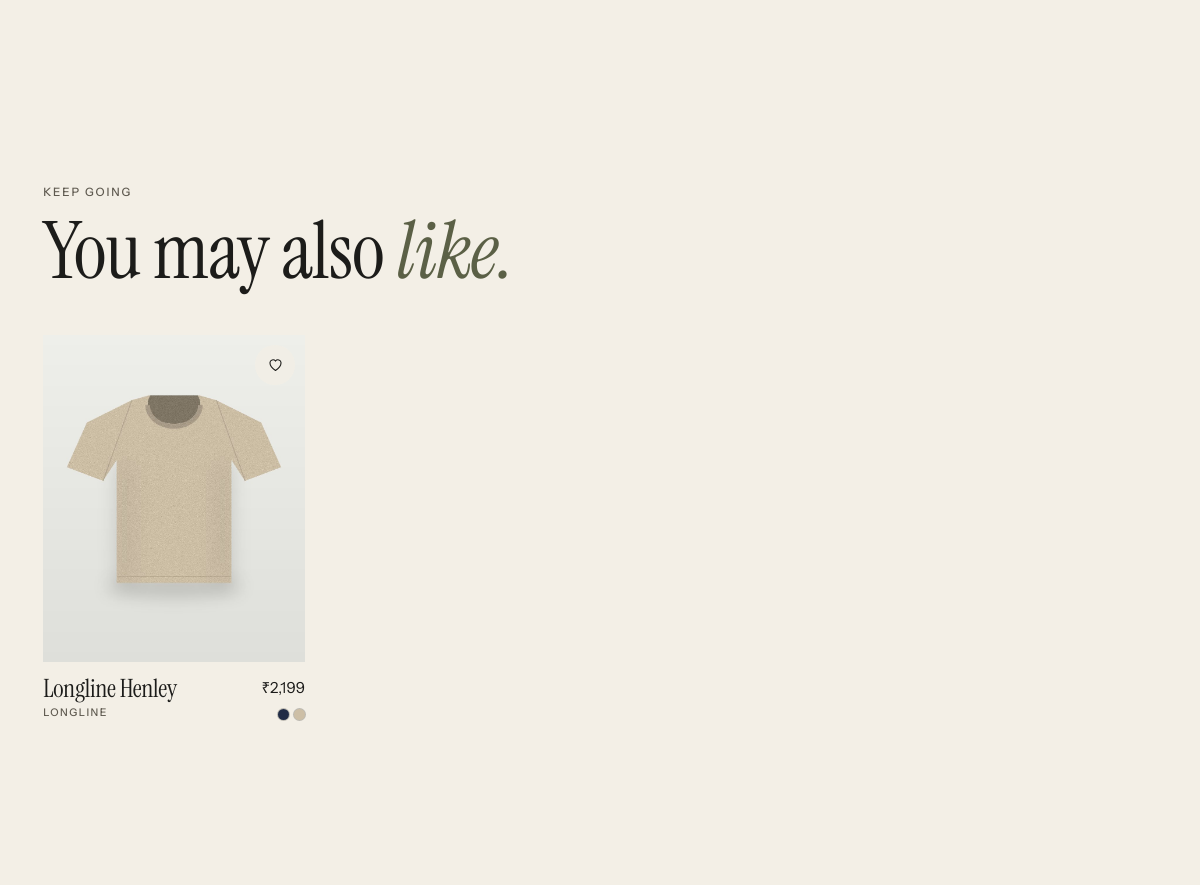
Page /products/longline-tee/ (middle part) on the earlier database version.
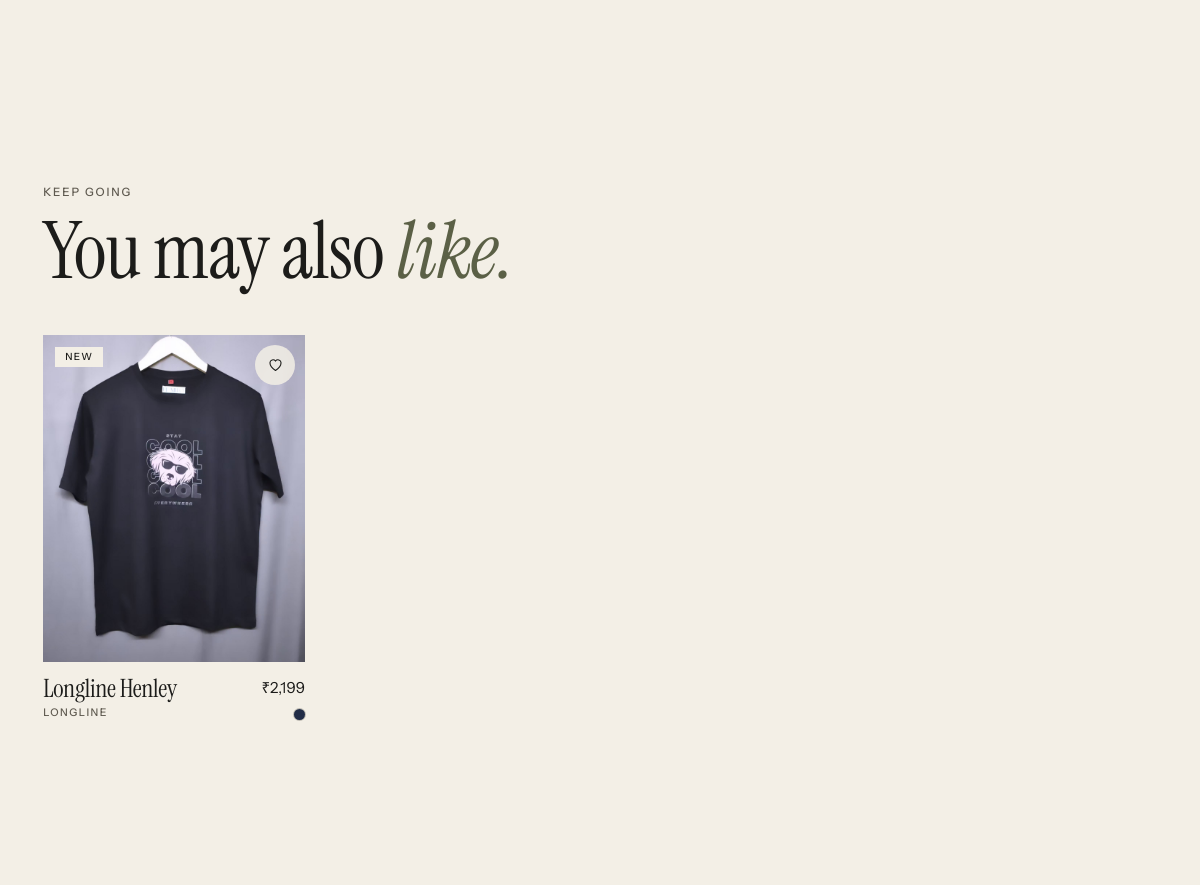
Same page on the later database version.
### apps/products/models.py (models this page shows, shortened)
class Product(TimeStampedModel):
    class Status(models.TextChoices):
        DRAFT = "draft", "Draft"
        ACTIVE = "active", "Active"
        ARCHIVED = "archived", "Archived"
    name = models.CharField(max_length=200)
    slug = models.SlugField(max_length=220, unique=True, blank=True)
    sku = models.CharField("SKU", max_length=40, unique=True)
    description = models.TextField(blank=True)
    category = models.ForeignKey(Category, on_delete=models.PROTECT, related_name="products")
    price = models.DecimalField(max_digits=10, decimal_places=2, validators=[MinValueValidator(Decimal("0.01"))])
    discount_price = models.DecimalField(
        max_digits=10, decimal_places=2, null=True, blank=True, validators=[MinValueValidator(Decimal("0.01"))]
    )
    status = models.CharField(max_length=10, choices=Status.choices, default=Status.DRAFT, db_index=True)
    is_featured = models.BooleanField(default=False)
    is_new_arrival = models.BooleanField(default=False)
    is_best_seller = models.BooleanField(default=False)
    popularity = models.PositiveIntegerField(default=0, help_text="Incremented on each paid sale.")
    class Meta:
        ordering = ["-created_at"]
        constraints = [
            models.CheckConstraint(
                condition=Q(discount_price__isnull=True) | Q(discount_price__lt=models.F("price")),
                name="discount_price_below_price",
            )
        ]
    @property
    def selling_price(self) -> Decimal:
        return self.discount_price if self.discount_price else self.price
    @property
    def has_discount(self) -> bool:
        return bool(self.discount_price)
    def get_absolute_url(self):
        return reverse("products:detail", args=[self.slug])

class ProductImage(TimeStampedModel):
    product = models.ForeignKey(Product, on_delete=models.CASCADE, related_name="images")
    color = models.CharField(max_length=40, blank=True)
    image = models.ImageField(upload_to="products/")
    alt_text = models.CharField(max_length=150, blank=True)
    is_primary = models.BooleanField(default=False)
    position = models.PositiveSmallIntegerField(default=0)
    class Meta:
        ordering = ["position", "id"]

class ProductVariant(TimeStampedModel):
    class Size(models.TextChoices):
        XS = "XS", "XS"
        S = "S", "S"
        M = "M", "M"
        L = "L", "L"
        XL = "XL", "XL"
        XXL = "XXL", "XXL"
    product = models.ForeignKey(Product, on_delete=models.CASCADE, related_name="variants")
    color = models.CharField(max_length=40)
    color_hex = models.CharField(max_length=7, default="#000000")
    size = models.CharField(max_length=3, choices=Size.choices)
    sku = models.CharField("SKU", max_length=50, unique=True)
    stock = models.PositiveIntegerField(default=0)
    is_active = models.BooleanField(default=True)
    class Meta:
        ordering = ["color", "id"]
        constraints = [
            models.UniqueConstraint(fields=["product", "color", "size"], name="uniq_variant_per_product")
        ]

class Category(TimeStampedModel):
    name = models.CharField(max_length=100, unique=True)
    slug = models.SlugField(max_length=120, unique=True, blank=True)
    description = models.TextField(blank=True)
    image = models.ImageField(upload_to="categories/", blank=True)
    is_active = models.BooleanField(default=True)
    display_order = models.PositiveSmallIntegerField(default=0)
    class Meta:
        verbose_name_plural = "categories"
        ordering = ["display_order", "name"]
    def get_absolute_url(self):
        return reverse("products:collection", args=[self.slug])

### apps/products/views.py (the view)
# urls.py: path("", views.detail, name="detail"),
def detail(request, slug):
    product = get_object_or_404(catalog.visible_products(), slug=slug)
    matrix = catalog.variant_matrix(product)
    images = list(product.images.all())
    present = {s["size"] for m in matrix for s in m["sizes"]}
    sizes = [s for s in ProductVariant.Size.values if s in present]
    reviews = product.reviews.filter(is_approved=True).select_related("user")[:5]
    return render(request, "products/product_detail.html", {
        "product": product,
        "images": images,
        "matrix": matrix,
        "sizes": sizes,
        "in_stock": any(s["in_stock"] for m in matrix for s in m["sizes"]),
        "related": catalog.related_products(product),
        "reviews": reviews,
    })

### apps/cart/services/cart.py (called while the page is built)
def item_count(request) -> int:
    if request.user.is_authenticated:
        qs = CartItem.objects.filter(cart__user=request.user)
    else:
        token = request.session.get(SESSION_KEY)
        if not token:
            return 0
        qs = CartItem.objects.filter(cart__session_key=token)
    return qs.aggregate(n=Sum("quantity"))["n"] or 0

### apps/core/context_processors.py (called while the page is built)
def site(request):
    digits = re.sub(r"\D", "", settings.WHATSAPP_PROVIDER_NUMBER or "")
    if len(digits) == 10:
        digits = "91" + digits
    return {
        "nav_categories": list(Category.objects.filter(is_active=True)[:4]),
        "whatsapp_url": f"https://wa.me/{digits}" if digits else "",
        "cart_count": item_count(request),
        "SITE_URL": settings.SITE_URL,
        "FREE_SHIPPING_THRESHOLD": settings.FREE_SHIPPING_THRESHOLD,
        "FLAT_SHIPPING_CHARGE": settings.FLAT_SHIPPING_CHARGE,
    }

### apps/core/templatetags/elmito.py (called while the page is built)
def _indian_group(integer: str) -> str:
    if len(integer) <= 3:
        return integer
    head, tail = integer[:-3], integer[-3:]
    parts = []
    while len(head) > 2:
        parts.insert(0, head[-2:])
        head = head[:-2]
    if head:
        parts.insert(0, head)
    return ",".join(parts + [tail])

### themes/editorial/templates/products/product_detail.html (shortened to what this page needs)
{% extends "base.html" %}
{% load elmito %}
{% block content %}
<div class="wrap">
  <div class="pdp">
  </div>
  {% if related %}
  <section class="section">
    <div class="section-head"><div><p class="eyebrow">Keep going</p><h2>You may also <em>like.</em></h2></div></div>
    <ul class="pgrid pgrid--flat">{% for product in related %}<li>{% include "includes/product_card.html" %}</li>{% endfor %}</ul>
  </section>
  {% endif %}
</div>
{% endblock %}

### themes/editorial/templates/includes/icon.html
{% if name == "search" %}<svg viewBox="0 0 24 24" aria-hidden="true"><circle cx="11" cy="11" r="6.2"/><path d="m20 20-4.4-4.4"/></svg>
{% elif name == "bag" %}<svg viewBox="0 0 24 24" aria-hidden="true"><path d="M5.5 8.5h13l-.9 11.5H6.4L5.5 8.5Z"/><path d="M9 8.5V7a3 3 0 0 1 6 0v1.5"/></svg>
{% elif name == "user" %}<svg viewBox="0 0 24 24" aria-hidden="true"><circle cx="12" cy="8.5" r="3.4"/><path d="M5.5 20c.8-3.5 3.4-5.3 6.5-5.3s5.7 1.8 6.5 5.3"/></svg>
{% elif name == "home" %}<svg viewBox="0 0 24 24" aria-hidden="true"><path d="M4.5 11 12 4.5l7.5 6.5"/><path d="M6.5 9.8V20h11V9.8"/></svg>
{% elif name == "grid" %}<svg viewBox="0 0 24 24" aria-hidden="true"><rect x="4.5" y="4.5" width="6" height="6"/><rect x="13.5" y="4.5" width="6" height="6"/><rect x="4.5" y="13.5" width="6" height="6"/><rect x="13.5" y="13.5" width="6" height="6"/></svg>
{% elif name == "heart" %}<svg viewBox="0 0 24 24" aria-hidden="true"><path d="M12 19.5s-7-4.3-7-9.6A3.9 3.9 0 0 1 12 7.6a3.9 3.9 0 0 1 7 2.3c0 5.3-7 9.6-7 9.6Z"/></svg>
{% elif name == "close" %}<svg viewBox="0 0 24 24" aria-hidden="true"><path d="M6 6l12 12M18 6 6 18"/></svg>
{% elif name == "arrow" %}<svg viewBox="0 0 24 24" aria-hidden="true"><path d="M4 12h15M13 6l6 6-6 6"/></svg>{% endif %}

### themes/editorial/templates/includes/product_card.html (shortened to what this page needs)
{% load elmito %}{% with imgs=product.images.all %}
<article class="pcard">
  <a class="pcard__link" href="{{ product.get_absolute_url }}">
    <div class="pcard__media media">
      {% if imgs %}<img class="pcard__img" data-img src="{{ imgs.0.image.url }}" alt="{{ imgs.0.alt_text|default:product.name }}" loading="lazy" width="900" height="1125">{% endif %}
      {% if product.has_discount %}<span class="tag tag--sale">Save {{ product|savings_percent }}%</span>{% elif product.is_new_arrival %}<span class="tag">New</span>{% endif %}
    </div>
    <div class="pcard__body">
      <div><h3 class="pcard__name">{{ product.name }}</h3><p class="pcard__cat">{{ product.category.name }}</p></div>
      <div class="pcard__side"><p class="price">{% if product.has_discount %}<s>{{ product.price|inr }}</s>{% endif %}{{ product.selling_price|inr }}</p>
        <ul class="swatches" aria-label="Colours">{% for c in product|swatches %}<li style="--c:{{ c.hex }}" title="{{ c.name }}"></li>{% endfor %}</ul></div>
    </div>
  </a>
  <button class="pcard__save" type="button" data-save aria-pressed="false" data-id="{{ product.pk }}" data-name="{{ product.name }}" data-url="{{ product.get_absolute_url }}" data-img="{% if imgs %}{{ imgs.0.image.url }}{% endif %}" data-price="{{ product.selling_price|inr }}">{% include "includes/icon.html" with name="heart" %}</button>
</article>{% endwith %}

Differences in the rows shown:
changed Product "Longline Henley": images.all.0.image: a different picture; now shows "NEW"
